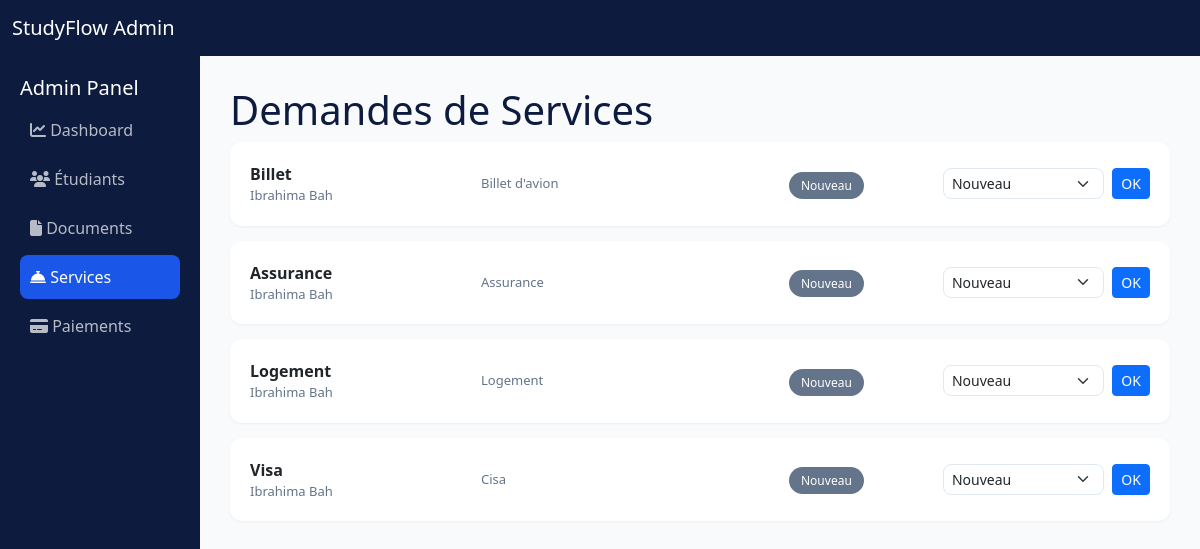
The app's page /admin/services (signed in), older data.
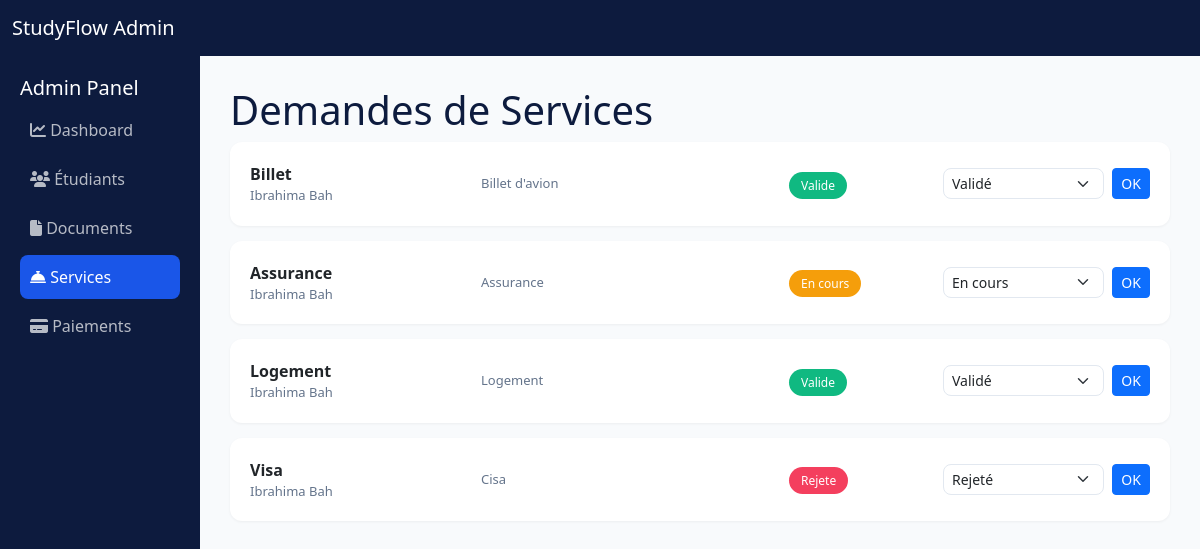
The same page, newer data.
### models/user.py (models this page shows, shortened)
class ServiceRequest(db.Model):
    __tablename__ = 'service_requests'
    id = db.Column(db.Integer, primary_key=True)
    student_id = db.Column(db.Integer, db.ForeignKey('student_profiles.id'), nullable=False)
    service_type = db.Column(db.String(50), nullable=False)  # visa, logement, assurance, billet, avi
    status = db.Column(db.String(20), default='nouveau')  # nouveau, en_cours, valide, rejete
    details = db.Column(db.Text)
    created_at = db.Column(db.DateTime, default=datetime.utcnow)
    updated_at = db.Column(db.DateTime, default=datetime.utcnow, onupdate=datetime.utcnow)
    student = db.relationship('StudentProfile', backref='service_requests')

class StudentProfile(db.Model):
    __tablename__ = 'student_profiles'
    id = db.Column(db.Integer, primary_key=True)
    user_id = db.Column(db.Integer, db.ForeignKey('users.id'), nullable=False)
    first_name = db.Column(db.String(80))
    last_name = db.Column(db.String(80))
    phone = db.Column(db.String(20))
    nationality = db.Column(db.String(50))
    passport_number = db.Column(db.String(30))
    destination_country = db.Column(db.String(50))
    program = db.Column(db.String(200))
    university = db.Column(db.String(200))
    status = db.Column(db.String(30), default='nouveau')
    created_at = db.Column(db.DateTime, default=datetime.utcnow)
    documents = db.relationship('Document', backref='student', lazy=True)
    payments = db.relationship('Payment', backref='student', lazy=True)

### routes/admin.py (the view)
@admin_bp.route('/services')
@login_required
@admin_required
def services():
    requests = ServiceRequest.query.order_by(ServiceRequest.created_at.desc()).all()
    return render_template('admin/services.html', requests=requests)

### routes/admin.py (called while the page is built)
def admin_required(f):
    @wraps(f)
    def decorated(*args, **kwargs):
        if not current_user.is_authenticated or current_user.role != 'admin':
            flash('Accès refusé. Vous n\'êtes pas administrateur.', 'danger')
            return redirect(url_for('auth.login'))
        return f(*args, **kwargs)
    return decorated

### templates/admin/services.html (shortened to what this page needs)
<!DOCTYPE html>
<html lang="fr">
<head>
    <link href="https://cdn.jsdelivr.net/npm/bootstrap@5.3.2/dist/css/bootstrap.min.css" rel="stylesheet">
    <link href="https://cdnjs.cloudflare.com/ajax/libs/font-awesome/6.5.0/css/all.min.css" rel="stylesheet">
</head>
<body>
    <nav class="navbar navbar-expand-lg">
        <div class="container-fluid">
            <a class="navbar-brand" href="{{ url_for('admin.dashboard') }}">StudyFlow Admin</a>
        </div>
    </nav>
    <div class="container-fluid">
        <div class="row">
            <div class="col-md-2 sidebar">
                <h5>Admin Panel</h5>
                <a href="{{ url_for('admin.dashboard') }}"><i class="fas fa-chart-line"></i> Dashboard</a>
                <a href="{{ url_for('admin.students') }}"><i class="fas fa-users"></i> Étudiants</a>
                <a href="{{ url_for('admin.documents') }}"><i class="fas fa-file"></i> Documents</a>
                <a href="#" class="active"><i class="fas fa-concierge-bell"></i> Services</a>
                <a href="{{ url_for('admin.payments') }}"><i class="fas fa-credit-card"></i> Paiements</a>
            </div>
            <div class="col-md-10 main-content">
                <h1 style="color: #0D1B3E;">Demandes de Services</h1>
                {% if requests %}
                    {% for req in requests %}
                    <div class="request-card">
                        <div class="row align-items-center">
                            <div class="col-md-3">
                                <strong>{{ req.service_type|capitalize }}</strong>
                                <div style="color: #64748B; font-size: 13px;">
                                    {{ req.student.first_name }} {{ req.student.last_name }}
                                </div>
                            </div>
                            <div class="col-md-4">
                                <div style="color: #64748B; font-size: 13px;">{{ req.details[:100] }}{% if req.details|length > 100 %}...{% endif %}</div>
                            </div>
                            <div class="col-md-2">
                                <span class="badge-{{ req.status }}">{{ req.status|replace('_', ' ')|capitalize }}</span>
                            </div>
                            <div class="col-md-3">
                                <form method="POST" action="{{ url_for('admin.update_service_status', req_id=req.id) }}" class="d-flex gap-2">
                                    <select name="status" class="form-select form-select-sm">
                                        <option value="nouveau" {% if req.status == 'nouveau' %}selected{% endif %}>Nouveau</option>
                                        <option value="en_cours" {% if req.status == 'en_cours' %}selected{% endif %}>En cours</option>
                                        <option value="valide" {% if req.status == 'valide' %}selected{% endif %}>Validé</option>
                                        <option value="rejete" {% if req.status == 'rejete' %}selected{% endif %}>Rejeté</option>
                                    </select>
                                    <button type="submit" class="btn btn-primary btn-sm">OK</button>
                                </form>
                            </div>
                        </div>
                    </div>
                    {% endfor %}
                {% else %}
                    <p style="color: #64748B;">Aucune demande de service pour le moment.</p>
                {% endif %}
            </div>
        </div>
    </div>
</body>
</html>

Row changes from the older to the newer data that the page shows:
changed ServiceRequest "Billet": status "Nouveau" → "Valide"; status "Nouveau" → "Validé"
changed ServiceRequest "Assurance": status "Nouveau" → "En cours"
changed ServiceRequest "Logement": status "Nouveau" → "Valide"; status "Nouveau" → "Validé"
changed ServiceRequest "Visa": status "Nouveau" → "Rejete"; status "Nouveau" → "Rejeté"
